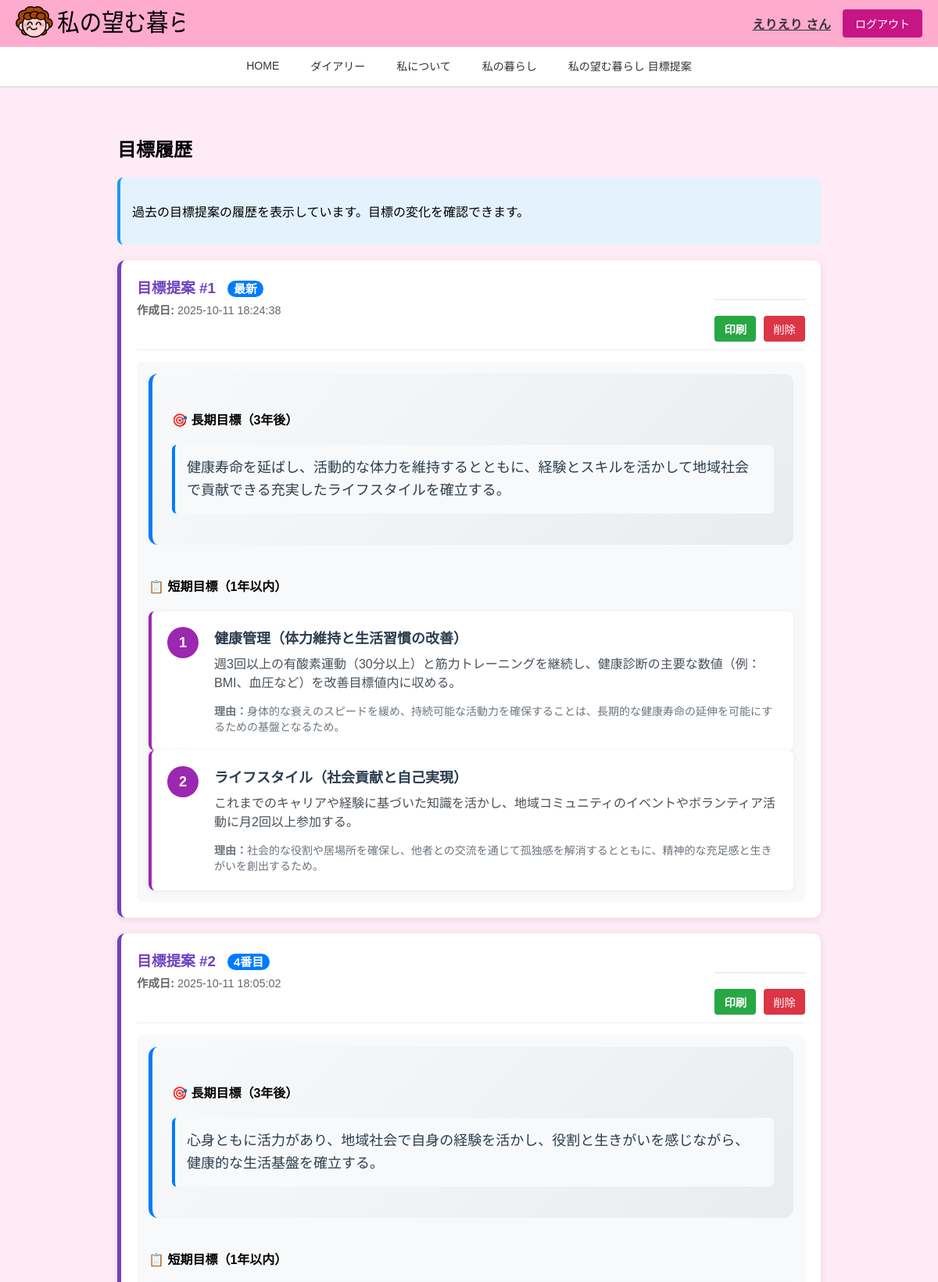
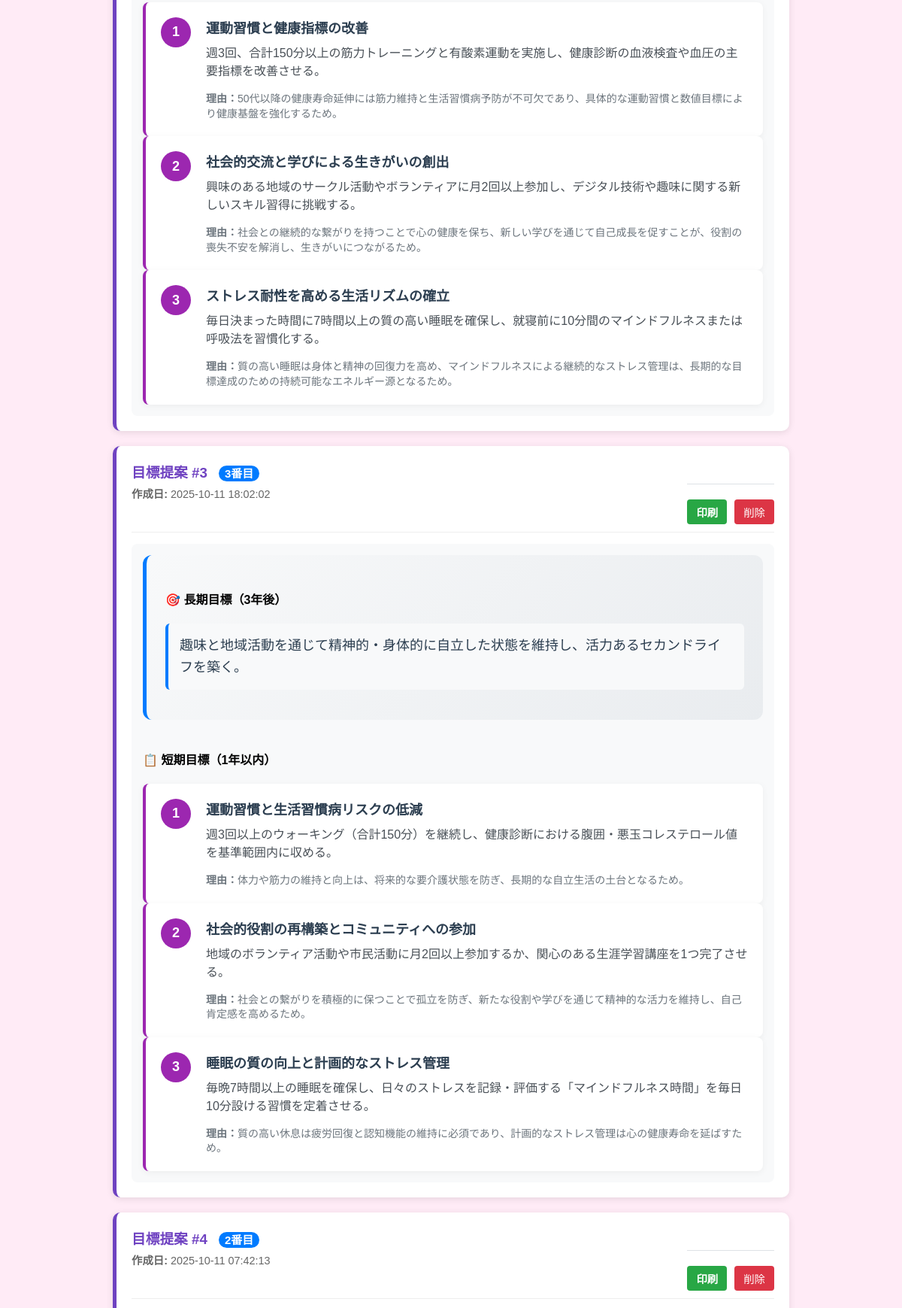
Screenshot of /goals/history (signed in, upper part) with the database file from the repository (2 pictures, top to bottom).
### tables this page shows
CREATE TABLE "users"(
  id INT,
  user_id TEXT,
  email TEXT,
  password TEXT,
  user_type TEXT,
  name TEXT,
  furigana TEXT,
  nickname TEXT,
  gender TEXT,
  birth_date NUM,
  family_id1 INT,
  family_id2 INT,
  family_id3 INT,
  created_at NUM,
  updated_at NUM
);

CREATE TABLE user_goals (
                id INTEGER PRIMARY KEY AUTOINCREMENT,
                user_id VARCHAR(50) NOT NULL,
                long_term_goal TEXT NOT NULL,
                short_term_goals TEXT NOT NULL,
                goals_version INTEGER DEFAULT 1,
                created_at TIMESTAMP DEFAULT CURRENT_TIMESTAMP,
                FOREIGN KEY (user_id) REFERENCES users (user_id)
            );

### app.py (the view)
@app.route("/goals/history")
@login_required
def goals_history():
    if session.get("user_type") == "family":
        parent_user_id = session.get("parent_user_id")
        user_id = parent_user_id
    else:
        user_id = session["user_id"]
    goals_history = db.get_user_goals(user_id, 10)
    user_data = db.get_user_by_id(user_id)
    return render_template("goals_history.html", goals_history=goals_history, user=user_data)

### app.py (called while the page is built)
def login_required(f):
    @wraps(f)
    def decorated_function(*args, **kwargs):
        if "user_id" not in session:
            return redirect(url_for("index"))
        return f(*args, **kwargs)
    return decorated_function

### config.py (called while the page is built)
    def get_connection(self):
        conn = sqlite3.connect(self.db_path, timeout=30.0)
        conn.execute("PRAGMA journal_mode=WAL")
        conn.execute("PRAGMA busy_timeout=30000")  # 30秒
        return conn

    def get_user_by_id(self, user_id):
        conn = self.get_connection()
        cursor = conn.cursor()
        cursor.execute(
            """
            SELECT id, user_id, email, password, user_type, name, furigana, nickname,
                   gender, birth_date, family_id1, family_id2, family_id3,
                   created_at, updated_at
            FROM users WHERE user_id = ?
        """,
            (user_id,),
        )
        user = cursor.fetchone()
        conn.close()
        return user

    def get_user_goals(self, user_id, limit=10):
        import json
        conn = self.get_connection()
        cursor = conn.cursor()
        cursor.execute(
            "SELECT * FROM user_goals WHERE user_id = ? ORDER BY created_at DESC LIMIT ?", (user_id, limit)
        )
        goals_list = cursor.fetchall()
        parsed_goals = []
        for goal in goals_list:
            parsed_goal = list(goal)
            parsed_goal[3] = json.loads(goal[3])  # short_term_goalsをパース
            parsed_goals.append(parsed_goal)
        conn.close()
        return parsed_goals

### templates/goals_history.html (shortened to what this page needs)
{% extends "base.html" %}
{% block nickname %}{{ session.get('nickname', 'ゲスト') }}{% endblock %}
{% block content %}
<div class="goals-history-page">
    <h2>目標履歴</h2>
    <div class="history-info">
        <p>過去の目標提案の履歴を表示しています。目標の変化を確認できます。</p>
    </div>
    {% if goals_history %}
    {% for goal in goals_history %}
    <div class="history-item">
        <div class="history-header">
            <div>
                <h3>目標提案 #{{ loop.index }}
                    <span class="history-badge">{% if loop.first %}最新{% else %}{{ loop.revindex }}番目{% endif %}</span>
                </h3>
                <div class="history-date">
                    <strong>作成日:</strong> {{ goal[5] }}
                </div>
            </div>
            <div class="history-actions">
                <button type="button" class="print-btn" onclick="printGoal({{ loop.index }})">印刷</button>
                {% if session.get('user_type') != 'family' %}
                <form method="POST" action="{{ url_for('delete_goal', goal_id=goal[0]) }}" style="display: inline;" onsubmit="return confirm('この目標履歴を削除してもよろしいですか？');">
                    <button type="submit" class="delete-btn">削除</button>
                </form>
                {% endif %}
            </div>
        </div>
        <div class="history-content" id="goal-{{ loop.index }}">
            <div class="goal-section">
                <h4>🎯 長期目標（3年後）</h4>
                <div class="history-goal-text">{{ goal[2] }}</div>
            </div>
            <div class="short-goals-section">
                <h4>📋 短期目標（1年以内）</h4>
                {% for short_goal in goal[3] %}
                <div class="short-goal-item">
                    <div class="goal-number">{{ loop.index }}</div>
                    <div class="goal-details">
                        <h5 class="history-goal-theme">{{ short_goal.theme }}</h5>
                        <div class="history-goal-content">{{ short_goal.content }}</div>
                        <div class="history-goal-reason">
                            <strong>理由：</strong>{{ short_goal.reason }}
                        </div>
                    </div>
                </div>
                {% endfor %}
            </div>
        </div>
    </div>
    {% endfor %}
    {% else %}
    <div class="no-history">
        <p>まだ目標履歴がありません。</p>
        <p><a href="{{ url_for('goals') }}" class="link-btn">現在の目標を見る</a></p>
    </div>
    {% endif %}
</div>
{% endblock %}

### static/style.css (style rules this page uses)
body { background-color: #FFEBF6; margin: 0; padding: 0; font-family: Arial, sans-serif; min-height: 100vh; }
.print-btn { background: #dc3545; color: white; border: none; padding: 10px 20px; border-radius: 5px; cursor: pointer; font-size: 14px; }
.edit-btn, .create-btn, .delete-btn, .back-btn { padding: 10px 20px; border: none; border-radius: 5px; cursor: pointer; text-decoration: none; font-size: 14px; text-align: center; display: inline-block; }
.delete-btn { background: #dc3545; color: white; }
.save-btn, .delete-btn, .cancel-btn { padding: 10px 20px; border: none; border-radius: 5px; cursor: pointer; font-size: 14px; }
.goal-section { margin-bottom: 40px; padding: 25px; border-radius: 12px; background: linear-gradient(135deg, #f8f9fa 0%, #e9ecef 100%); border-left: 5px solid #007bff; }
.short-goal-item { display: flex; gap: 20px; background: white; padding: 20px; border-radius: 8px; box-shadow: 0 2px 10px rgba(0, 0, 0, 0.05); border-left: 4px solid #9c27b0; }
.goal-number { flex-shrink: 0; width: 40px; height: 40px; background: #9c27b0; color: white; border-radius: 50%; display: flex; align-items: center; justify-content: center; font-weight: bold; font-size: 18px; }
.goal-details { flex: 1; }
.print-btn, .profile-btn, .iwlm-btn, .back-btn, .update-btn, .history-btn, .current-goals-btn { padding: 12px 20px; border: none; border-radius: 6px; cursor: pointer; font-size: 14px; font-weight: bold; text-decoration: none; display: inline-block; transition: all 0.3s ease; }
.print-btn { background: #28a745; color: white; }
.goals-history-page { max-width: 900px; margin: 0 auto; padding: 20px; }
.history-info { background: #e3f2fd; padding: 15px; border-radius: 8px; margin-bottom: 20px; border-left: 4px solid #2196f3; }
.history-item { background: white; border-radius: 10px; box-shadow: 0 2px 10px rgba(0, 0, 0, 0.1); padding: 20px; margin-bottom: 20px; border-left: 5px solid #6f42c1; }
.history-header { display: flex; justify-content: space-between; align-items: center; margin-bottom: 20px; padding-bottom: 10px; border-bottom: 1px solid #eee; flex-wrap: wrap; gap: 10px; }
.history-header h3 { color: #6f42c1; margin: 0; }
.history-date { color: #666; font-size: 14px; }
.history-header .history-actions { display: flex; align-items: center; }
.history-header .delete-btn { background-color: #dc3545; color: white; border: none; padding: 5px 10px; border-radius: 4px; font-size: 12px; cursor: pointer; transition: background-color 0.3s; }
.history-content { background: #f8f9fa; padding: 15px; border-radius: 8px; }
.history-actions { display: flex; gap: 15px; justify-content: center; margin-top: 30px; padding-top: 20px; border-top: 1px solid #dee2e6; }

### templates/goals_history.html (style rules this page uses)
.history-badge { font-size: 0.8em; background-color: #007bff; color: white; padding: 2px 8px; border-radius: 12px; margin-left: 10px; }
.history-actions { display: flex; gap: 10px; }
.history-actions .delete-btn, .history-actions .print-btn { color: white; border: none; padding: 6px 12px; border-radius: 4px; cursor: pointer; font-size: 0.9em; text-decoration: none; display: inline-block; text-align: center; }
.history-actions .delete-btn { background-color: #dc3545; }
.history-actions .print-btn { background-color: #28a745; }
.history-header { display: flex; justify-content: space-between; align-items: flex-start; margin-bottom: 15px; padding-bottom: 10px; border-bottom: 1px solid #eee; }
.history-date { font-size: 0.9em; color: #666; margin-top: 5px; }
.history-goal-text { font-size: 18px; line-height: 1.6; color: #2c3e50; margin-bottom: 15px; padding: 15px; background: #f8f9fa; border-radius: 6px; border-left: 4px solid #007bff; }
.history-goal-theme { color: #2c3e50; font-size: 18px; margin: 0 0 10px 0; font-weight: bold; }
.history-goal-content { font-size: 16px; line-height: 1.5; color: #495057; margin-bottom: 15px; }
.history-goal-reason { font-size: 14px; color: #6c757d; line-height: 1.4; }

### rows the page displays
users: get "えりえり"
user_goals: shows "最新", created_at "2025-10-11 18:24:38", long_term_goal "健康寿命を延ばし、活動的な体力を維持するとともに、経験とスキルを活かして地域社会で貢献できる充実したライフスタイルを確立する。", theme "健康管理（体力維持と生活習慣の改善）" "ライフスタイル（社会貢献と自己実現）", content "週3回以上の有酸素運動（30分以上）と筋力トレーニングを継続し、健康診断の主要な数値（例：BMI、血圧など）を改善目標値内に収める。" "これまでのキャリアや経験に基づいた知識を活かし、地域コミュニティのイベントやボランティア活動に月2回以上参加する。", reason "身体的な衰えのスピードを緩め、持続可能な活動力を確保することは、長期的な健康寿命の延伸を可能にするための基盤となるため。" "社会的な役割や居場所を確保し、他者との交流を通じて孤独感を解消するとともに、精神的な充足感と生きがいを創出するため。"
user_goals: created_at "2025-10-11 18:05:02", long_term_goal "心身ともに活力があり、地域社会で自身の経験を活かし、役割と生きがいを感じながら、健康的な生活基盤を確立する。", theme "運動習慣と健康指標の改善" "社会的交流と学びによる生きがいの創出" "ストレス耐性を高める生活リズムの確立", content "週3回、合計150分以上の筋力トレーニングと有酸素運動を実施し、健康診断の血液検査や血圧の主要指標を改善させる。" "興味のある地域のサークル活動やボランティアに月2回以上参加し、デジタル技術や趣味に関する新しいスキル習得に挑戦する。" "毎日決まった時間に7時間以上の質の高い睡眠を確保し、就寝前に10分間のマインドフルネスまたは呼吸法を習慣化する。", reason "50代以降の健康寿命延伸には筋力維持と生活習慣病予防が不可欠であり、具体的な運動習慣と数値目標により健康基盤を強化するため。" "社会との継続的な繋がりを持つことで心の健康を保ち、新しい学びを通じて自己成長を促すことが、役割の喪失不安を解消し、生きがいにつながるため。" "質の高い睡眠は身体と精神の回復力を高め、マインドフルネスによる継続的なストレス管理は、長期的な目標達成のための持続可能なエネルギー源となるため。"
user_goals: created_at "2025-10-11 18:02:02", long_term_goal "趣味と地域活動を通じて精神的・身体的に自立した状態を維持し、活力あるセカンドライフを築く。", theme "運動習慣と生活習慣病リスクの低減" "社会的役割の再構築とコミュニティへの参加" "睡眠の質の向上と計画的なストレス管理", content "週3回以上のウォーキング（合計150分）を継続し、健康診断における腹囲・悪玉コレステロール値を基準範囲内に収める。" "地域のボランティア活動や市民活動に月2回以上参加するか、関心のある生涯学習講座を1つ完了させる。" "毎晩7時間以上の睡眠を確保し、日々のストレスを記録・評価する「マインドフルネス時間」を毎日10分設ける習慣を定着させる。", reason "体力や筋力の維持と向上は、将来的な要介護状態を防ぎ、長期的な自立生活の土台となるため。" "社会との繋がりを積極的に保つことで孤立を防ぎ、新たな役割や学びを通じて精神的な活力を維持し、自己肯定感を高めるため。" "質の高い休息は疲労回復と認知機能の維持に必須であり、計画的なストレス管理は心の健康寿命を延ばすため。"
user_goals: created_at "2025-10-11 07:42:13"
